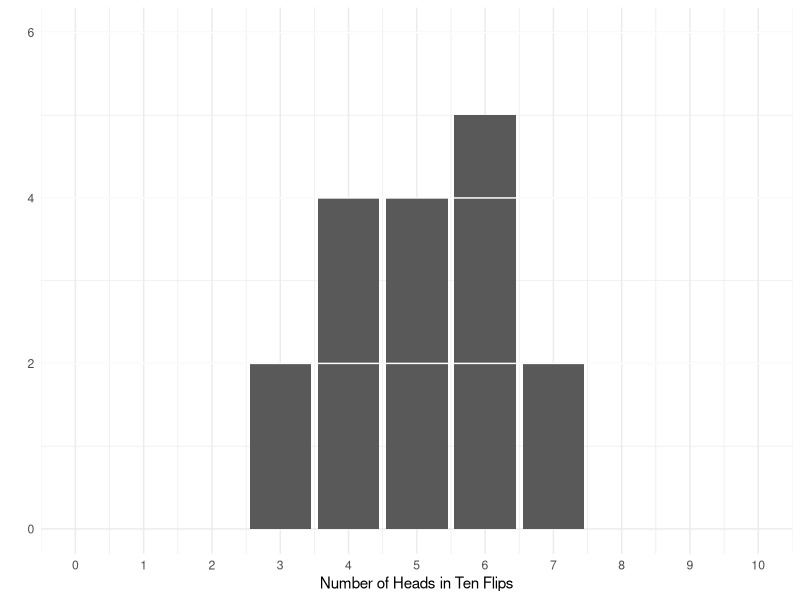
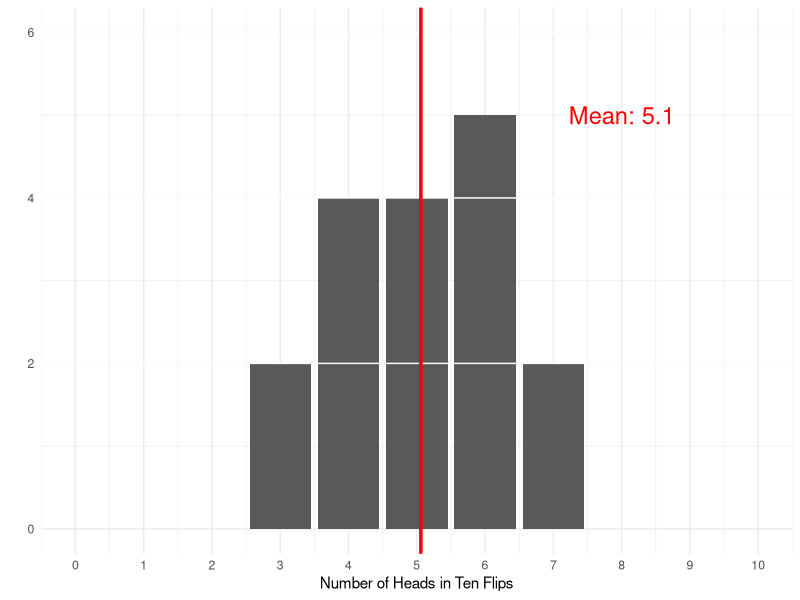

Write R code to recreate these figures, in order. (Note: this script raises an error after producing the figures.)
## ---- chunk 1
library(tidyverse)
library(kableExtra)
library(readxl)
## ---- chunk 2
## Testing with fake data
# classsize <- 17
# d <- tibble(
#   heads = rbinom(n = classsize, size = 10, prob = .5)
#   #heads = c()
# )

## SP25 Results TBD
#library(tidyverse)

d <- tibble(
 heads = c(5,3,7,7,4,4,5,4,6,6,6,4,6,6,5,5,3),
 tails = 0
)

classsize = nrow(d)

## Make bar plot
p1 <- ggplot(data = d, aes(x = heads)) +
  geom_bar() +
  labs(y = "", x = "Number of Heads in Ten Flips") +
  scale_x_continuous(breaks = 0:10, limits = c(0,10)) +
  geom_hline(yintercept = seq(2,6,2), color = "white") +
  theme_minimal()

p1

## SP23 Results
# d <- tibble(
#  heads = c(6, 6, 4, 2, 5, 4, 4, 7, 5, 6, 7, 8, 1, 7, 6, 6, 5, 2),
#  tails = 0
# )

# SP22 Results
# d <- tibble(
#  heads = c(6, 4, 4, 8, 7, 2, 2, 7, 4, 4, 6, 4, 6, 4, 9, 8, 5, 6, 5),
#  tails = 0
# )
## ---- chunk 3
## Make bar plot with mean
p1 +
  geom_vline(xintercept = mean(d$heads), color = "red", size = 1.2) +
  annotate("text", x = 8, y = 5, label = str_c("Mean: ", round(mean(d$heads), 1)), color = "red", size = 6)

## ---- chunk 4
knitr::include_graphics('Images/05-1-weather_forecast.png')
## ---- chunk 5
# Import the Data (Fake data SP23)
d <- read_csv("CLASS_DATA-County Fair Game (Spring 2025).csv") |>
  select(name = `Name?`,
         choice5 = `Flip a fair coin: Heads pays you $5, tails you get nothing\nWhat is the maximum amount of money you would pay to play this game?`,
         choice100 = `Flip a fair coin: Heads pays you $100, tails you get nothing\nWhat is the maximum amount of money you would pay to play this game?`)

# Outputs
# bars of choice 5
d |>
  ggplot(aes(x = choice5, y = reorder(name, choice5))) +
  geom_col() +
  labs(x = "Maximum amount you would pay", y = "",
       title = "Version 1: Heads Pays $5") +
  theme_bw() +
  scale_x_continuous(labels = scales::dollar_format())
## ---- chunk 6
# bars of choice 100
d |>
  ggplot(aes(x = choice100, y = reorder(name, choice100))) +
  geom_col() +
  labs(x = "Maximum amount you would pay", y = "",
       title = "Version 2: Heads Pays $100") +
  theme_bw() +
  scale_x_continuous(labels = scales::dollar_format())
## ---- chunk 7
d |>
  mutate(
    percent_win5 = choice5/5,
    percent_win100 = choice100/100
  ) |>
  ggplot(aes(x = percent_win5, y = percent_win100)) +
  geom_abline(slope = 1, intercept = 0, linewidth = .1) +
  geom_point() +
  ggrepel::geom_text_repel(aes(label = name)) +
  theme_bw() +
  scale_x_continuous(labels = scales::percent_format(), limits = c(0,1)) +
  scale_y_continuous(labels = scales::percent_format(), limits = c(0,1)) +
  labs(x = "Version 1 (% of $5)", y = "Version 2 (% of $100)",
       title = "What are you willing to pay to play these games?")
#title = "How much variation in our risk profiles?"
